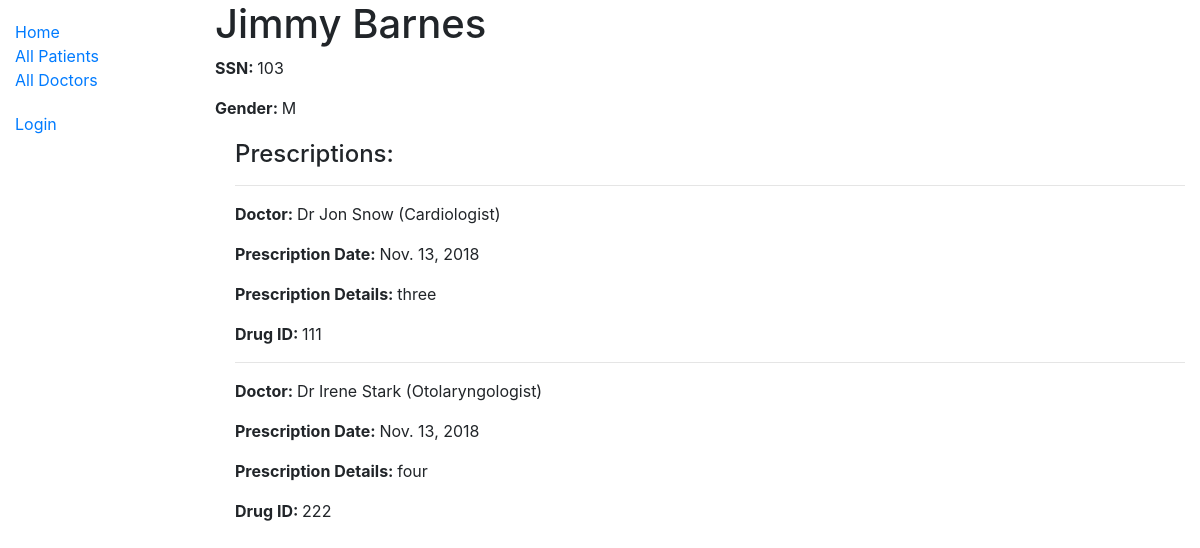
Screenshot of /catalog/patient/103/ with the database file from the repository.
### catalog/models.py (models this page shows, shortened)
class Patient(models.Model):
    GENDER_CHOICES = [('M', 'Male'), ('F', 'Female')]
    ssn = models.IntegerField('SSN', blank=False, primary_key=True)
    first_name = models.CharField('First Name', max_length=50)
    last_name = models.CharField('Last Name', max_length=50)
    gender = models.CharField(max_length=1, choices=GENDER_CHOICES)
    class Meta:
        ordering = ['first_name', 'last_name']

class Prescription(models.Model):
    patient = models.ForeignKey(Patient, on_delete=models.SET_NULL, null=True)
    doctor = models.ForeignKey(Doctor, on_delete=models.SET_NULL, null=True)
    dop = models.DateField(null=True, blank=False)
    desc = models.TextField('Prescription', help_text='Enter the prescription : ', null=True)
    drug = models.ForeignKey(Pharmacy, help_text='Enter the drug id', on_delete=models.SET_NULL, null=True, blank=False)
    class Meta:
        ordering = ['patient']

class Doctor(models.Model):
    PREFIX = [('Dr', 'Dr')]
    ssn = models.IntegerField('SSN', blank=False, primary_key=True)
    prefix = models.CharField(max_length=2, choices=PREFIX)
    first_name = models.CharField('First Name', max_length=50)
    last_name = models.CharField('Last Name', max_length=50)
    hosp_id = models.ForeignKey(Hospital, on_delete=models.SET_NULL, null=True)
    specialty = models.CharField(max_length=50)
    def __str__(self):
        return f'{self.prefix} {self.first_name} {self.last_name} ({self.specialty})'
    class Meta:
        ordering = ['first_name', 'last_name']

class Pharmacy(models.Model):
    id = models.IntegerField('ID', primary_key=True)
    drugid = models.IntegerField('DrugID', blank=False, null=True)
    class Meta:
        ordering = ['id']
    def __str__(self):
        return f'{self.drugid}'

### catalog/views.py (the view)
# urls.py: path('patient/<int:pk>/', views.PatientDetailView.as_view(), name='patient-detail'),
class PatientDetailView(generic.DetailView):
    model = Patient

### catalog/templates/catalog/patient_detail.html
{% extends "base.html" %}
{% block content %}
  <h1>{{ patient.first_name }} {{ patient.last_name}}</h1>
  <p><strong>SSN: </strong> {{ patient.ssn }}</p>
  <p><strong>Gender: </strong> {{ patient.gender }}</p>
  <div style="margin-left:20px;margin-top:20px">
    <h4>Prescriptions: </h4>
    {% for p in patient.prescription_set.all %}
      <hr>
      <p><strong>Doctor: </strong> {{p.doctor}}</p>
      <p><strong>Prescription Date: </strong> {{p.dop}}</p>
      <p><strong>Prescription Details: </strong> {{p.desc}}</p>
      <p><strong>Drug ID: </strong> {{p.drug}}</p>
    {% endfor %}
  </div>
{% endblock %}

### rows the page displays
Patient: first_name "Jimmy", last_name "Barnes", ssn "103", gender "M"
Prescription: doctor "Dr Jon Snow (Cardiologist)", dop "Nov. 13, 2018", desc "three", drug "111"
Prescription: doctor "Dr Irene Stark (Otolaryngologist)", dop "Nov. 13, 2018", desc "four", drug "222"
